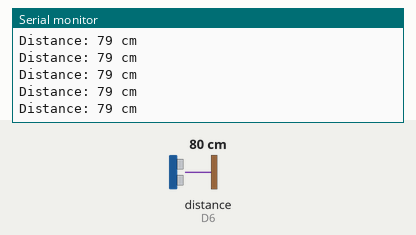
This sketch was run on a simulated ESP8266 (NodeMCU). Shown: the last lines printed to the serial monitor. Wiring (inferred from the names in the program): ultrasonic range finder: trigger D5; echo D6. Inputs (shaded band) come from the test bench; at power-on: distance to the obstacle (sensor on D6) 80 cm. The echo pulse lasts 58.3 µs per cm; the audio player accepts every command and is not drawn.

Above: at 1.5 s.
1.6 s: distance to the obstacle (sensor on D6) set to 2 cm
At 1.9 s:
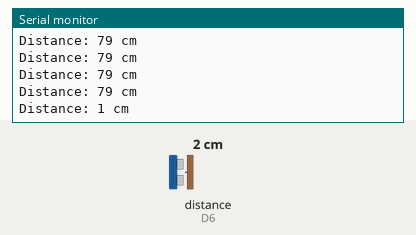
3.1 s: distance to the obstacle (sensor on D6) set to 9 cm
At 5.33 s:
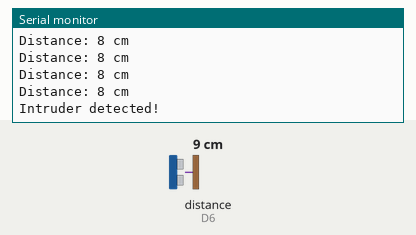
Timing chart, 0 to 6.8 s (numbered marks = the images above; inputs shaded):
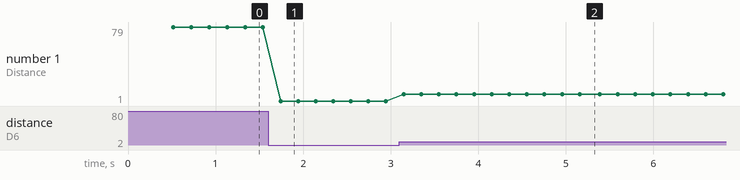

The sketch:

main.ino
```cpp
#include <SoftwareSerial.h>
#include <DFRobotDFPlayerMini.h>

const int trigPin = D5;
const int echoPin = D6;
const int distanceThreshold = 45;
const int minDistance = 5;

SoftwareSerial mp3Serial(D7, D8);
DFRobotDFPlayerMini dfplayer;
bool isMp3Connected = false;
unsigned long lastDetectionTime = 0;
const unsigned long debounceDelay = 5000;

void setup() {
  Serial.begin(9600);
  mp3Serial.begin(9600);

  pinMode(trigPin, OUTPUT);
  pinMode(echoPin, INPUT);
}

void loop() {
  if (!isMp3Connected) {
    isMp3Connected = dfplayer.begin(mp3Serial);
    if (isMp3Connected) {
      Serial.println("DFPlayer Mini connected successfully.");
      dfplayer.volume(100);
    } else {
      Serial.println("Error: DFPlayer Mini module not connected!");
      delay(1000);
      return;
    }
  }

  long distance = getDistance();
  Serial.print("Distance: ");
  Serial.print(distance);
  Serial.println(" cm");

  if (distance < distanceThreshold && distance > minDistance) {
    unsigned long currentTime = millis();
    if (currentTime - lastDetectionTime > debounceDelay) {
      Serial.println("Intruder detected!");
      dfplayer.play(1);
      lastDetectionTime = currentTime;
    }
  }

  delay(200);
}

long getDistance() {
  digitalWrite(trigPin, LOW);
  delayMicroseconds(2);
  digitalWrite(trigPin, HIGH);
  delayMicroseconds(10);
  digitalWrite(trigPin, LOW);

  long duration = pulseIn(echoPin, HIGH);
  long distance = duration * 0.034 / 2;
  return distance;
}
```

Measured:
- after the input at 1.6 s, the serial monitor: prints a new line after 0.14 s (image 1)
- after the input at 3.1 s, the serial monitor: prints a new line after 0.05 s (image 2)
- plotted number 1: 79 → 1 after the input at 1.6 s, 1 → 8 after the input at 3.1 s
